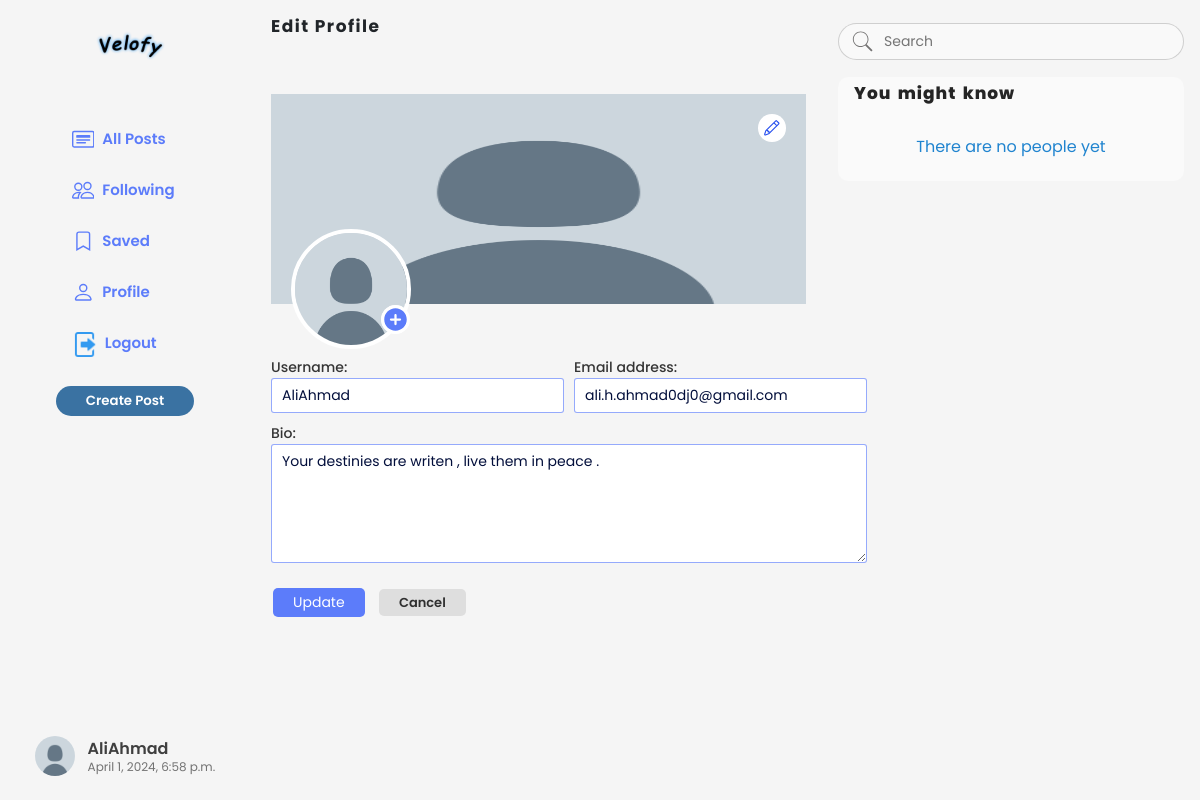
The app's page /accounts/profile/update/1 (signed in) with its own data.
### accounts/models.py (models this page shows)
class MyUser(AbstractUser):
    image_profile=models.ImageField(upload_to='users_photo/',blank=True,null=True)
    cover_profile=models.ImageField(upload_to='users_photo/',blank=True,null=True)
    bio=models.TextField(max_length=160,blank=True,null=True)
    follow=models.ManyToManyField('self',through='Contact',related_name='followers',symmetrical=False)

### accounts/views.py (the view, shortened to what this page needs)
# urls.py: path("profile/update/<int:pk>",views.UserProfileUpdate.as_view(), name="profile_update"),
@method_decorator(login_required,name='dispatch')
class UserProfileUpdate(UpdateView):
    model=User
    template_name='accounts/profile.html'
    form_class=UpdateProfileUser
    success_url=reverse_lazy('home')

### accounts/forms.py
class UpdateProfileUser(forms.ModelForm):
    class Meta:
        model=User
        fields=['username','email','image_profile','cover_profile','bio']
        widgets={'bio':forms.Textarea(attrs={'rows':5})}

### templates/accounts/profile.html (shortened to what this page needs)
{% extends 'index.html' %}
{% load static %}
{% block content %}
<body style=" background-color: rgb(1 4 8 / 4%);font-family: 'Poppins', sans-serif;">
    <div class="base">
        {% include 'social_app/aside-bar.html' %}
        <div class="inside-base">
            <main class="main profile">
                <div class="notific" >
                    <h5>Edit Profile</h5>
                </div>
                <form action="" method="post" autocomplete="off" enctype="multipart/form-data">
                    <div class="images">
                        {% if request.user.cover_profile %}
                        <img src="{{request.user.cover_profile.url}}" alt="" class="image_cover">
                        {% else %}
                        <img src="{% static 'images/no_pic.png' %}" alt="" class="image_cover">
                        {% endif %}
                        <label for="id_cover_profile"></label>
                        {% if request.user.image_profile %}
                        <img src="{{request.user.image_profile.url}}" alt="" class="image_profile">
                        {% else %}
                        <img src="{% static 'images/no_pic.png' %}" alt="" class="image_profile">
                        {% endif %}
                        <label for="id_image_profile"><img src="{% static 'images/icons8-plus.svg' %}" alt=""></label>
                    </div>
                    <div class="form-group">
                        <div>
                            <label for="username">{{form.username.label_tag}}</label>
                            {{form.username}}
                        </div>
                        <div>
                            <label for="email">{{form.email.label_tag}}</label>
                            {{form.email}}
                        </div>
                        <div class="bio">
                            <label for="bio">{{form.bio.label_tag}}</label>
                            {{form.bio}}
                        </div>
                    </div>
                    <div class="sub">
                        <button type="submit">Update</button>
                        <a href="{% url 'profile_user' request.user.id %}" class="cancel"  >Cancel</a>
                    </div>
                </form>
            </main>
            {% include 'social_app/right_section.html' %}
        </div>
    </div>
</body>
{% endblock content %}

### templates/social_app/aside-bar.html (shortened to what this page needs)
{% load static %}
<aside class="side-bar">
    <div class="side-content">
        <div>
            <img src="{% static 'images/logo.png' %}"  class="logo" alt="logo">
            <ul>
                <li>
                    <a href="{% url 'home' %}">
                        <span>All Posts</span>
                    </a>
                </li>
                <li>
                    <a href="{% url 'following' %}">
                        <span>Following</span>
                    </a>
                </li>
                <li>
                    <a href="{% url 'saves' %}">
                        <svg width="1.5em" height="1.5em" viewBox="0 0 16 16" class="bi bi-bookmark" fill="currentColor" xmlns="http://www.w3.org/2000/svg">
                            <path fill-rule="evenodd" d="M8 12l5 3V3a2 2 0 0 0-2-2H5a2 2 0 0 0-2 2v12l5-3zm-4 1.234l4-2.4 4 2.4V3a1 1 0 0 0-1-1H5a1 1 0 0 0-1 1v10.234z"></path>
                          </svg>
                          <span>Saved</span>
                    </a>
                </li>
                <li>
                    <a href="{% url 'profile_user' request.user.id %}">
                        <span>Profile</span>
                    </a>
                </li>
                <li>
                    <form action="{% url 'logout' %}" method="post">
                    <button type="submit">
                        <img src="{% static 'images/logout.png' %}" alt="logout.png" >
                        <span>Logout</span>
                    </button>
                    </form>
                </li>
                <button class="create_post">Create Post</button>
            </ul>
        </div>
    </div>
    <div class="person">
        {% if request.user.image_profile %}
        <img src="{{request.user.image_profile.url}}" alt="username photo" width="50px">
        {% else %}
        <img src="{% static 'images/no_pic.png' %}" alt="username photo" width="50px">
        {% endif %}
        <div>
            <p class="username">{{request.user}}</p>
            <p class="date">{{request.user.date_joined|date:"DATETIME_FORMAT"}}</p>
        </div>
    </div>
</aside>

### static/css/style.css (style rules this page uses)
*, *::after, *::before { padding: 0; margin: 0; box-sizing: border-box; }

### static/css/home_style.css (style rules this page uses)
*, *::after, *::before { padding: 0; margin: 0; box-sizing: border-box; }
a { text-decoration: none; }
li a { text-decoration: none; }
ul { list-style-type: none; }
.base { display: grid; grid-template-columns: 18rem auto; }
.side-bar { width: 250px; height: 100vh; position: fixed; display: flex; flex-direction: column; justify-content: space-between; align-items: center; padding: .5rem 0; }
.side-bar .side-content div { display: flex; flex-direction: column; justify-content: center; align-items: center; width: 160px; }
.side-content .logo { object-fit: fill; width: 180px; height: 180px; margin-top: -3.5rem; }
.side-content ul { text-align: center; padding: 1rem .5rem; margin-top: -3rem; }
.side-content ul li { margin: 1.777rem 0; font-size: 15px; font-weight: 600; }
.side-content ul li a, .side-content ul li button { display: flex; gap: .5rem; margin-left: 1rem; color: #5C7CFA; }
.side-content ul li button { border: none; font-weight: 600; font-size: 15px; color: #5C7CFA; background-color: transparent; }
.side-content ul li img { width: 25px; height: 25px; object-fit: cover; }
.side-content .create_post { padding: 5px 30px; border: none; background-color: rgb(58, 114, 162); color: white; text-decoration: none; border-radius: 20px; font-size: smaller; font-weight: 600; }
.person { display: flex; justify-content: center; align-items: center; gap: .8rem; margin-bottom: 1rem; }
.person img { width: 40px; height: 40px; border-radius: 50%; object-fit: cover; }
.person p { margin: auto; }
.person p.username { font-weight: 600; font-size: 16px; color: rgba(0, 0, 0, 0.746); }
.person p.date { color: #505050c9; font-weight: 400; margin-top: -3px; font-size: 12px; }
.main { width: 60%; height: 100%; padding: 1rem; }
.main .notific { display: flex; justify-content: space-between; height: 30px; margin-bottom: 3rem; }
.inside-base { width: calc(100% - 255px); display: flex; position: absolute; left: 255px; }
.profile h5 { font-size: 17px; font-weight: 700; letter-spacing: 1.5px; }
.profile .images { position: relative; }
.profile .image_cover { width: 100%; height: 210px; object-fit: fill; }
.profile .image_profile { width: 120px; height: 120px; border-radius: 100%; position: absolute; left: 20px; bottom: -45px; border: 4px solid rgb(255, 255, 255); }
.profile .images label[for='id_cover_profile'] { position: absolute; right: 20px; top: 20px; background-color: white; padding: 5px; border-radius: 50%; padding: 5px; display: flex; cursor: pointer; }
.profile .images label[for='id_image_profile'] img { width: 29px; border: 1.1px solid white; border-radius: 50%; }
.profile .images label[for='id_image_profile'] { position: absolute; left: 110px; bottom: -30px; background-color: white; border-radius: 50%; cursor: pointer; }
.profile .form-group { margin-top: 3.3rem; display: grid; grid-template-columns: 1fr 1fr; gap: 10px; }
.profile .form-group div { display: flex; flex-direction: column; }
.profile .form-group div label { font-size: 14px; font-weight: 500; color: rgba(0, 0, 0, 0.79); }
.profile .form-group div input, .profile .form-group div textarea { padding: 6px 10px; border-radius: 3px; border: 1px solid #5c7cfaa5; color: #020e3b; font-size: 14px; }
.profile .form-group div.bio { grid-column: 1/span 2; }
.profile form button { position: relative; left: 2px; padding: 4px 20px; margin-top: -2rem; border-radius: 5px; }
.profile form button[type='submit'] { color: white; background-color: #5C7CFA; border: none; margin-top: 1px; font-size: 14px; }
.profile form a.cancel { background-color: rgba(222, 222, 222, 0.993); color: rgba(0, 0, 0, 0.878); border: none; font-weight: 600; font-size: 13px; color: rgba(0, 0, 0, 0.784); padding: 4px 20px; margin-left: 12px; text-decoration: none; border-radius: 5px; }
.profile form .sub { margin-top: 1.5rem; }
.profile h5 { margin-bottom: 3rem; }

### records on screen
MyUser: user "AliAhmad", user.date_joined "April 1, 2024, 6:58 p.m.", username "AliAhmad", email "ali.h.ahmad0dj0@gmail.com", bio "Your destinies are writen , live them in peace ."
